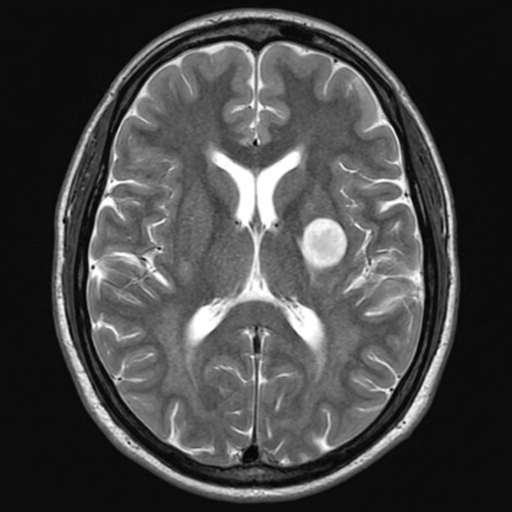
#> input picture Experiment_12/Inputs/images/Brain_MRI.png, 512 x 512 px
$ python task_12_2_interpolation_modes.py
#> lines starting #> are read from the running program, lines starting #| are printed output that depends on the picture; after the words box and inside, x2 and y2 are one past the last pixel; in counts of white or black regions, pixels touching at a corner belong together
"""
Experiment 12: Task 12.2 - Interpolation Method Comparison (Nearest vs. Bilinear vs. Bicubic)
Course: Medical Image Processing (BMI-701) | Riphah International University
Student: Muhammad Ikrama (Reg ID: 60140)
Instructor: Engr. Rana Talha Khalid
"""

import os
import cv2
import numpy as np
import pandas as pd
from skimage.metrics import structural_similarity as ssim
import matplotlib.pyplot as plt

def run_task_12_2():
    script_dir = os.path.dirname(os.path.abspath(__file__))
    exp_dir = os.path.abspath(os.path.join(script_dir, ".."))
    inputs_dir = os.path.join(exp_dir, "Inputs", "images")
    outputs_dir = os.path.join(exp_dir, "Outputs", "Python")
    tables_dir = os.path.join(exp_dir, "Tables")
    os.makedirs(outputs_dir, exist_ok=True)
    os.makedirs(tables_dir, exist_ok=True)

    mri_path = os.path.join(inputs_dir, "Brain_MRI.png")
    mri = cv2.imread(mri_path, cv2.IMREAD_GRAYSCALE)
#> mri is the input picture: shape (512, 512); min 0, max 255, mean 69.9
    if mri is None:
        raise FileNotFoundError(f"Brain_MRI.png not found at {mri_path}")

    h, w = mri.shape
#> h = 512; w = 512
    center = (w / 2.0, h / 2.0)
#> center = (256, 256)
    theta = 15.0

    M_fwd = cv2.getRotationMatrix2D(center, theta, 1.0)
    M_bwd = cv2.getRotationMatrix2D(center, -theta, 1.0)

    # Intracranial evaluation mask
    brain_mask = (mri > 25).astype(np.uint8) * 255
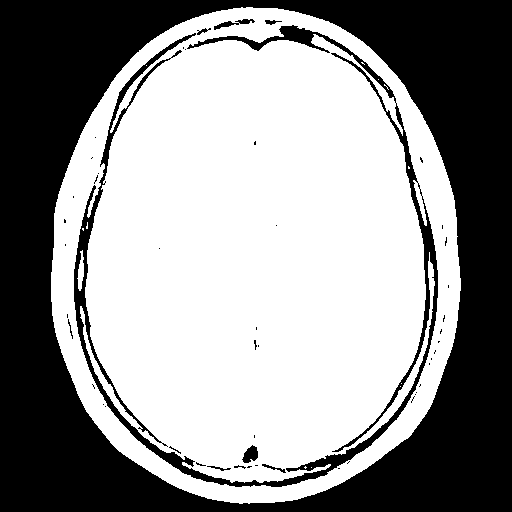
#> brain_mask: shape (512, 512); 57.7% white; 50 black regions (40 under 20 px), largest, box (x1, y1, x2, y2) and area: (0, 0, 512, 512) 100170, (74, 25, 438, 487) 9873, (242, 445, 258, 463) 186
    kernel = cv2.getStructuringElement(cv2.MORPH_ELLIPSE, (35, 35))
    eval_mask = (cv2.erode(brain_mask, kernel) > 0)
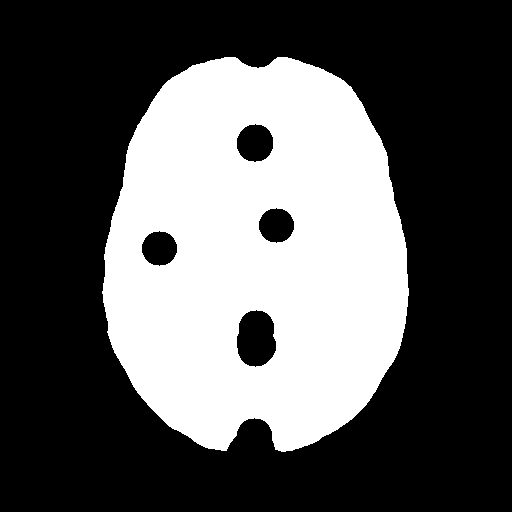
#> eval_mask: shape (512, 512) bool; 34.9% white; 1 white region, box (x1, y1, x2, y2) and area: (102, 57, 409, 452) 91608

    modes = [
        ("Nearest-Neighbor", cv2.INTER_NEAREST, "0th-Order Step Discontinuities (Jagged Edges)"),
        ("Bilinear", cv2.INTER_LINEAR, "1st-Order Linear Weighting (Smooth, Standard)"),
        ("Bicubic", cv2.INTER_CUBIC, "3rd-Order Spline (Sharp, High-Fidelity)")
    ]

    print("\n" + "=" * 90)
    print("TASK 12.2: INTERPOLATION METHOD COMPARISON (NEAREST VS. BILINEAR VS. BICUBIC)")
    print("=" * 90)
    print(f"{'Interpolation Mode':<22} | {'PSNR (dB)':<12} | {'SSIM':<10} | {'MSE':<10} | {'MAE':<10} | {'Visual Quality'}")
    print("-" * 90)

    results = {}
    records = []

    for name, flag, desc in modes:
        # Rotate forward and backward
        fwd = cv2.warpAffine(mri, M_fwd, (w, h), flags=flag)
        bwd = cv2.warpAffine(fwd, M_bwd, (w, h), flags=flag)
        results[name] = bwd

        orig_px = mri[eval_mask].astype(float)
        bwd_px = bwd[eval_mask].astype(float)
        diff = np.abs(orig_px - bwd_px)

        mse = float(np.mean(diff ** 2))
        mae = float(np.mean(diff))
        psnr = float(10.0 * np.log10((255.0 ** 2) / (mse + 1e-12)))
        ssim_val = float(ssim(mri, bwd, data_range=255))

        print(f"{name:<22} | {psnr:<12.2f} | {ssim_val:<10.4f} | {mse:<10.2f} | {mae:<10.2f} | {desc.split('(')[0]}")
        records.append({
            "Interpolation_Method": name,
            "Evaluation_Region": "Intracranial Parenchyma",
            "PSNR_dB": round(psnr, 2),
            "SSIM": round(ssim_val, 4),
            "MSE": round(mse, 2),
            "MAE": round(mae, 2),
            "Observed_Artifact": desc
        })
#> this loop made 3 passes
#> (mse, mae, psnr, ssim_val) on passes 1 to 3: (8.79, 0.543, 38.69, 0.903), (4.58, 1.23, 41.52, 0.907), (0.446, 0.324, 51.64, 0.912)
#| Nearest-Neighbor       | 38.69        | 0.9032     | 8.79       | 0.54       | 0th-Order Step Discontinuities
#| Bilinear               | 41.52        | 0.9067     | 4.58       | 1.23       | 1st-Order Linear Weighting
#| Bicubic                | 51.64        | 0.9123     | 0.45       | 0.32       | 3rd-Order Spline
#> pass 1, in run_task_12_2, `fwd = cv2.warpAffine(mri, M_fwd, (w, h), flags=flag)`:
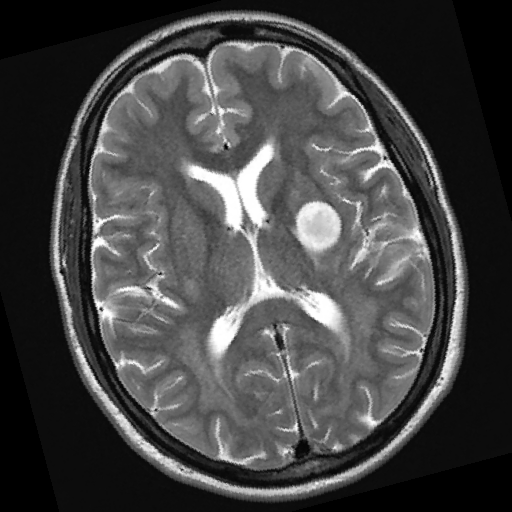
#> fwd: shape (512, 512); min 0, max 255, mean 68.7
#> after the loop, records = 3 items; results = 3 items

    df = pd.DataFrame(records)
#> df = table of 3 rows and 7 columns
    csv_path = os.path.join(tables_dir, "exp12_task_12_2_interpolation_metrics.csv")
    df.to_csv(csv_path, index=False)
    print(f"[SAVED] Task 12.2 table saved to: {csv_path}")

    # Figure: Full Images and Zoomed Cortical Sulci Comparison
    fig, axes = plt.subplots(2, 3, figsize=(15, 9))

    # Crop region around tumor and cortical sulci
    rx, ry, rw, rh = 280, 210, 80, 80

    for col_idx, (name, flag, desc) in enumerate(modes):
        bwd = results[name]

        # Row 1: Full Image with Crop Box
        axes[0, col_idx].imshow(bwd, cmap="gray")
        rect = plt.Rectangle((rx, ry), rw, rh, linewidth=1.8, edgecolor="yellow", facecolor="none")
        axes[0, col_idx].add_patch(rect)
        axes[0, col_idx].set_title(f"{name} (Full Scan)\nPSNR = {records[col_idx]['PSNR_dB']:.2f} dB", fontsize=11, fontweight="bold")
        axes[0, col_idx].axis("off")

        # Row 2: Zoomed 80x80 Cortical Crop
        crop = bwd[ry:ry+rh, rx:rx+rw]
        axes[1, col_idx].imshow(crop, cmap="gray", interpolation="nearest")
        axes[1, col_idx].set_title(f"Zoomed Crop (Sulci Detail)\nSSIM = {records[col_idx]['SSIM']:.4f}", fontsize=10, fontweight="bold")
        axes[1, col_idx].axis("off")
#> this loop made 3 passes
#> pass 1, in run_task_12_2, `crop = bwd[ry:ry+rh, rx:rx+rw]`:
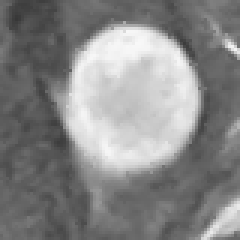
#> crop: shape (80, 80) (shown 3 times larger); min 55, max 248, mean 134.5

    plt.tight_layout()
    fig_path = os.path.join(outputs_dir, "exp12_task_12_2_interpolation_comparison.png")
    plt.savefig(fig_path, dpi=300)
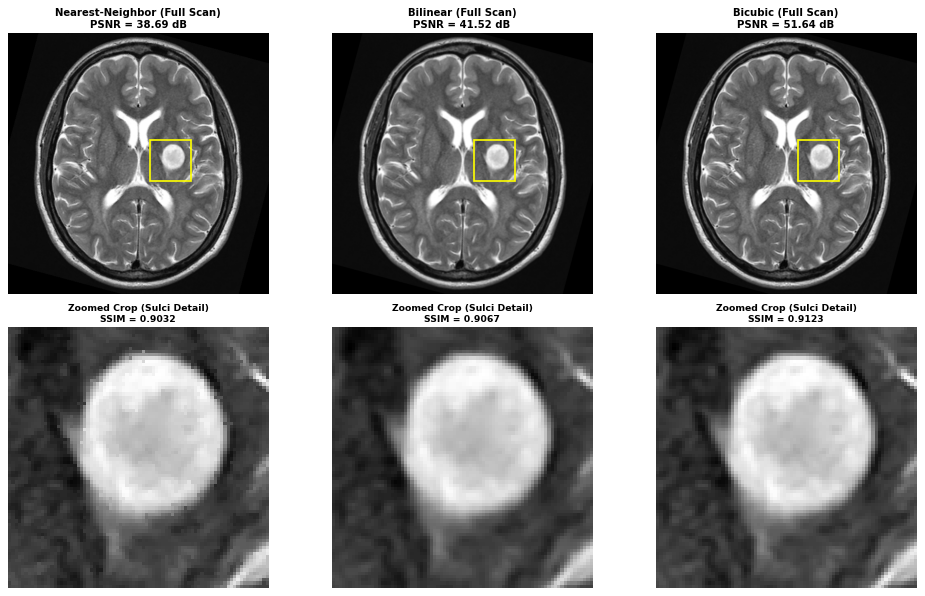
#> figure drawn by matplotlib, 6 panels
    plt.close()
    print(f"[SAVED] Task 12.2 figure saved to: {fig_path}")

if __name__ == "__main__":
    run_task_12_2()

$ run again, with Experiment_12/Inputs/images/Chest_Xray.png copied over Experiment_12/Inputs/images/Brain_MRI.png
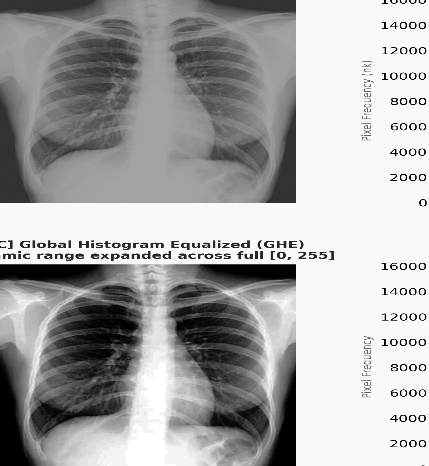
#> input picture Experiment_12/Inputs/images/Chest_Xray.png, 429 x 466 px
#> in run_task_12_2, mri is the input picture: shape (466, 429); min 0, max 255, mean 168.1
#> in run_task_12_2, `brain_mask = (mri > 25).astype(np.uint8) * 255`:
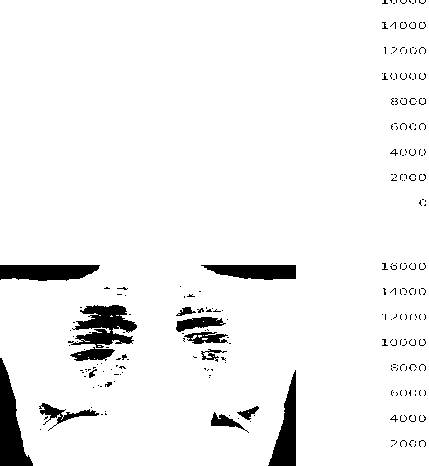
#> brain_mask: shape (466, 429); 94.6% white; 232 black regions (217 under 20 px), largest, box (x1, y1, x2, y2) and area: (0, 358, 33, 466) 1804, (68, 305, 137, 348) 1619, (0, 265, 100, 281) 1341
#> eval_mask: shape (466, 429) bool; 65.6% white; 5 black regions, box (x1, y1, x2, y2) and area: (0, 248, 154, 466) 22644, (159, 248, 313, 395) 13048, (365, 246, 429, 464) 12590, (365, 0, 429, 223) 12017, (194, 353, 313, 466) 8533
#> the loop in run_task_12_2, `for name, flag, desc in modes:` made 3 passes
#> (mse, mae, psnr, ssim_val) on passes 1 to 3: (2389.8, 12.65, 14.35, 0.888), (2388, 13.99, 14.35, 0.873), (2356.7, 13.22, 14.41, 0.889)
#> (printed output is left out)
#> after the loop in run_task_12_2, `for name, flag, desc in modes:`: records = 3 items
#> df = table of 3 rows and 7 columns
#> the loop in run_task_12_2, `for col_idx, (name, flag, desc) in enumerate(modes):` made 3 passes
#> pass 3, in run_task_12_2, `crop = bwd[ry:ry+rh, rx:rx+rw]`:
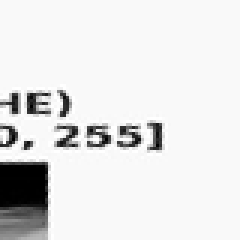
#> crop: shape (80, 80) (shown 3 times larger); min 0, max 255, mean 228
